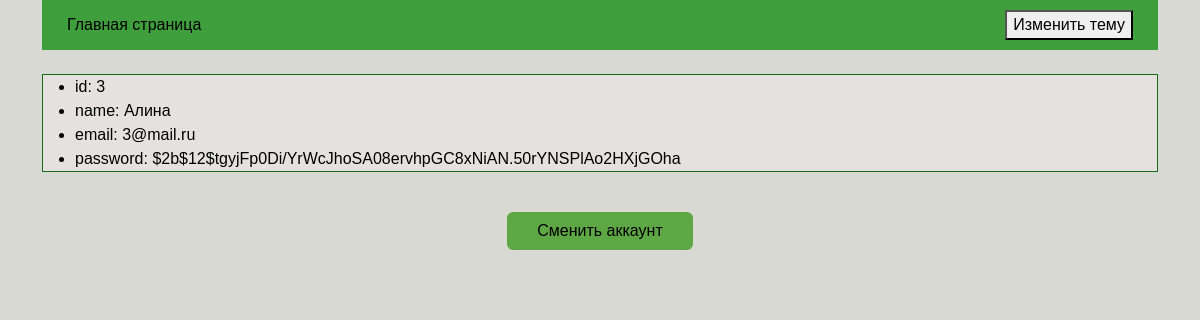
The page /profile/3 on the database its author committed.
### models.py (models this page shows)
class User(SQLModel, table=True):
    id: Optional[int] = Field(default=None, primary_key=True)
    name: str
    email: str
    password: str

### main.py (the view)
@app.get('/profile/{user_id}', response_model=User, tags=['Pages'])
async def get_profile_user(request: Request, user_id: int):
    note_statement = select(Advt).where(Advt.user_id == user_id)
    note_result = session.exec(note_statement).all()
    statement = select(User).where(User.id == user_id)
    result = session.exec(statement).first()
    if result == None:
        raise HTTPException(status_code=status.HTTP_404_NOT_FOUND)
    return templates.TemplateResponse(
        request=request,
        user_id = user_id,
        name='profile.html',
        context={
            'note_result': note_result,
            'id': result.id,
            'name': result.name,
            'email': result.email,
            'password': result.password
        }
    )

### templates/profile.html (shortened to what this page needs)
<!DOCTYPE html>
<html lang="en">
<head>
    <link href="https://cdn.jsdelivr.net/npm/bootstrap@5.3.3/dist/css/bootstrap.min.css" rel="stylesheet"
>
</head>
<body class="light-theme">
    <div class="container">
        <div style='height:45px; display: flex;
        justify-content: space-between; align-items: center;
        padding: 25px;' class="header">
            <div class="left">
                <a href="/"> Главная страница </a>
            </div>
            <div class="right">
            <div style='justify-content: space-between; align-items: center;' class="d-grid gap-2 d-md-block mx-auto">
                <button id='themeToggle'>Изменить тему</button>
            </div>
            </div>
        </div>
        <br>
        {%block body%}
        <ul class="elastic">
            <li class="elastic-item">id: {{id}}</li>
            <li class="elastic-item">name: {{name}}</li>
            <li class="elastic-item">email: {{email}}</li>
            <li class="elastic-item">password: {{password}}</li>
        </ul>
        {% endblock %}
        <br>
        <div class="d-grid gap-5 col-2 mx-auto">
            <a class="btn" href="{{ url_for('switch_account') }}"> Сменить аккаунт </a>
        </div>
    </div>
</body>
</html>

### templates/profile.html (style rules this page uses)
body { font-family: Century, sans-serif; transition: background-color 0.7s ease; }
body.light-theme { background-color: #D8D9D3; color: #000000; }
.header { background-color: #3F9F3C; }
.btn { background-color: #5DA744; color: black; }
.elastic { background-color: #E5E1E1; color: #000000; border: 1.5px solid #166C13; }
a { text-decoration: none; color: black; }

### rows shown on the page
User: name "Алина", email "3@mail.ru", password "$2b$12$tgyjFp0Di/YrWcJhoSA08ervhpGC8xNiAN.50rYNSPlAo2HXjGOha"

### other values the page prints
{{ id }} "3"
